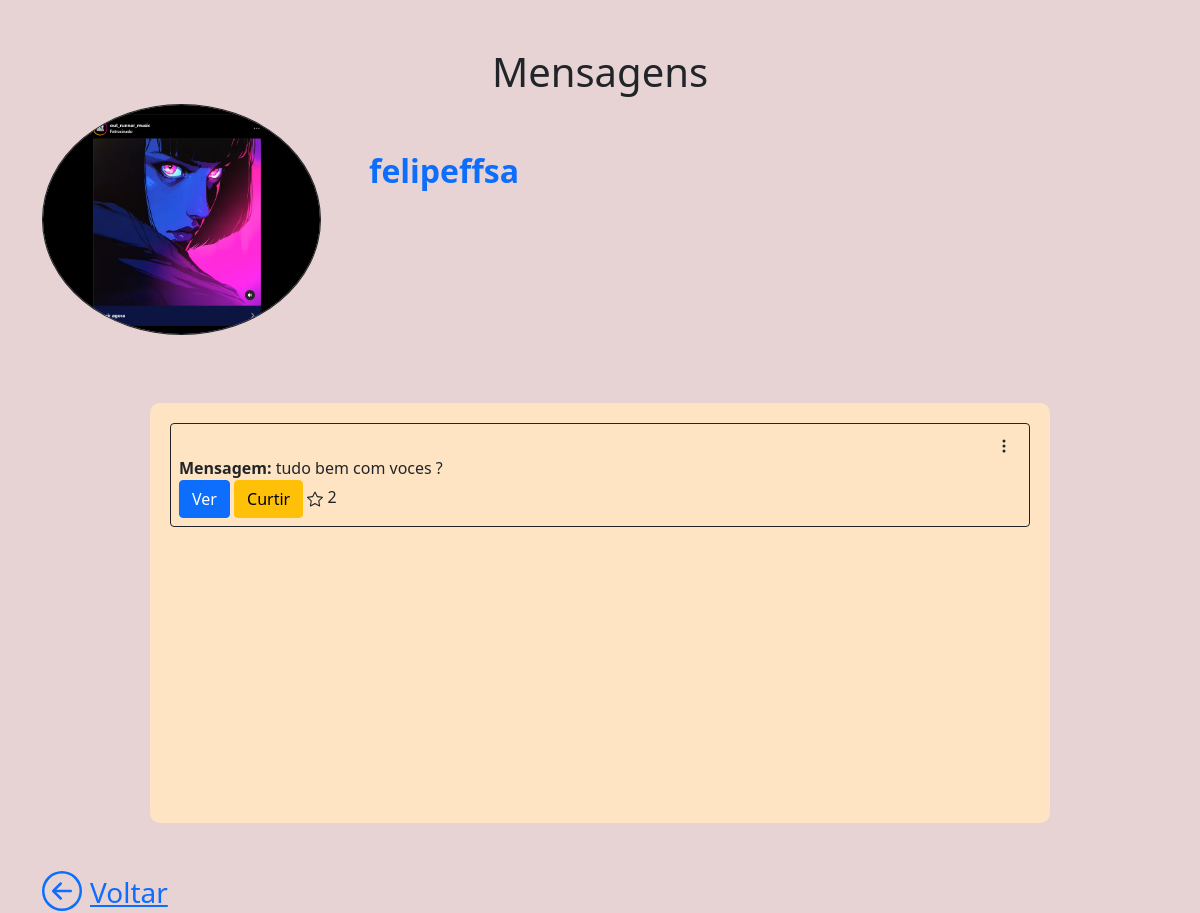
The app's page /noticias/mensagens_publicadas/1/ (signed in), older data.
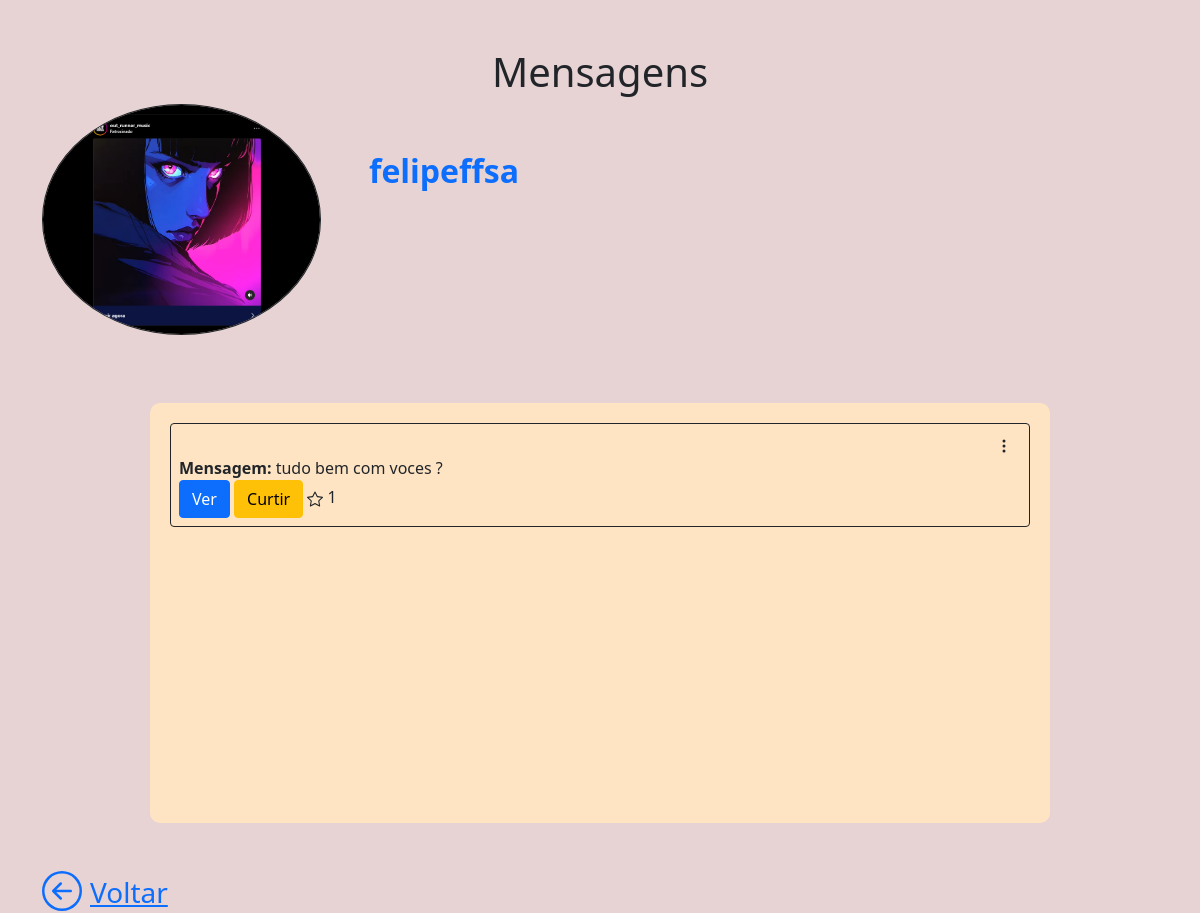
The same page, newer data.
### noticias/models.py (models this page shows, shortened)
class Noticias(models.Model):
    user = models.ForeignKey(User, on_delete=models.CASCADE, related_name ='noticia')
    titulo = models.CharField(max_length=50)
    notice = models.TextField()
    data = models.DateTimeField(auto_now_add=True)
    atualizado = models.BooleanField(default=False)
    curtida = models.ManyToManyField(User, related_name='noticas_curtida')
    numero = models.IntegerField(default=0)

### usuarios/models.py (models this page shows, shortened)
class UserProfile(models.Model):
    user = models.OneToOneField(User, on_delete=models.CASCADE, related_name = 'userprofile')
    profile_image = models.ImageField(
        upload_to='imagens/', blank=True, null=True)
    profile_text = models.TextField(blank=True)

### noticias/views.py (the view)
# urls.py: path('mensagens_publicadas/<int:id>/', views.mensagens_publicadas, name ='mensagens_publicadas')
@login_required
def mensagens_publicadas(request,id):
    noticias = Noticias.objects.filter(user_id = id)
    pessoa = noticias.first()
    return render(request,'noticias/mensagens_usuario.html',context={'noticias':noticias,'pessoa':pessoa})

### noticias/templates/noticias/mensagens_usuario.html (shortened to what this page needs)
{% extends "base.html" %}
{% load static %}
{% block conteudo %}
<div class="container mt-5">
    <h1 class ='text-center'>Mensagens</h1>
</div>
<div class="container">
    <div class="row">
        <div class="col-12 d-flex">
            <img src="{{pessoa.user.userprofile.profile_image.url}}" class ='w-25 border border-dark rounded-circle'>
            <h2 class ='mt-5 ms-5 text-primary'><strong>{{pessoa.user}}</strong></h2>
        </div>
        <div class="col-12 mt-5">
            <div class ='container scrollable-div'>
                {% for noticia in noticias %}
              <div class ='border border-dark rounded p-2'>
                    <div class="row">
                        <div class="col-12">
                            <div class ='float-end d-flex'>
                            <div class="dropdown">
                                <div class ='ms-3'data-bs-toggle="dropdown" aria-expanded="false" style ='width:25px'>
                                    <svg xmlns="http://www.w3.org/2000/svg" width="16" height="16" fill="currentColor" class="bi bi-three-dots-vertical points" viewBox="0 0 16 16">
                                    <path d="M9.5 13a1.5 1.5 0 1 1-3 0 1.5 1.5 0 0 1 3 0m0-5a1.5 1.5 0 1 1-3 0 1.5 1.5 0 0 1 3 0m0-5a1.5 1.5 0 1 1-3 0 1.5 1.5 0 0 1 3 0"/>
                                  </svg>
                                </div>
                            </div>
                            </div>
                        </div>
                    </div>
                    <div class="row">
                        <div class="col-12 d-flex flex-column">
                            <span><strong>Mensagem: </strong>{{noticia.notice}}</span>
                            <div class ='botoes'>
                            <a href = '{% url "visualizar" noticia.id %}'><span class ='btn btn-primary'> Ver</span></a>
                            <a href ='{% url "curtida" noticia.id %}'><span class ='btn btn-warning' id ="{{noticia.id}}" onclick="mudarFundo({{noticia.id}})">Curtir</span></a>
                            <span> {{noticia.curtida.count}}</span>
                        </div>
                        </div>
                    </div>
              </div>
              <br>
              {% endfor %}
    </div>
</div>
<div class="col mt-5">
    <a href="{% url "out_perfil" pessoa.user.userprofile.id %}" class ='d-flex'>
      <span class ='fs-3 ms-2'>Voltar</span></a>
</div>
</div>
{% endblock conteudo %}

Row changes from the older to the newer data that the page shows:
changed Noticias "tudo bem com voces ?": curtida.count "2" → "1"
